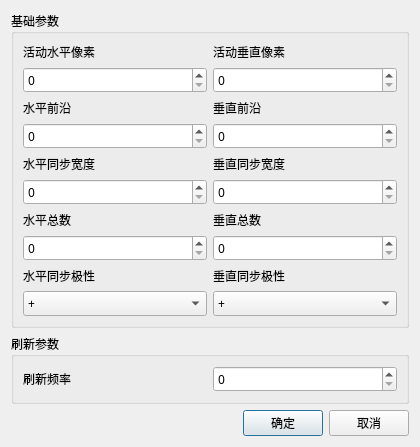
<?xml version="1.0" encoding="UTF-8"?>
<ui version="4.0">
 <class>BCSettingDeviceCustomResolutionDlg</class>
 <widget class="QDialog" name="BCSettingDeviceCustomResolutionDlg">
  <property name="geometry">
   <rect>
    <x>0</x>
    <y>0</y>
    <width>420</width>
    <height>430</height>
   </rect>
  </property>
  <property name="windowTitle">
   <string>Dialog</string>
  </property>
  <layout class="QVBoxLayout" name="verticalLayout">
   <item>
    <widget class="QGroupBox" name="groupBox">
     <property name="font">
      <font>
       <family>微软雅黑</family>
      </font>
     </property>
     <property name="title">
      <string>基础参数</string>
     </property>
     <layout class="QGridLayout" name="gridLayout">
      <item row="0" column="0">
       <widget class="QLabel" name="label">
        <property name="text">
         <string>活动水平像素</string>
        </property>
       </widget>
      </item>
      <item row="3" column="0">
       <widget class="QSpinBox" name="m_pPreWSpinBox"/>
      </item>
      <item row="0" column="1">
       <widget class="QLabel" name="label_2">
        <property name="text">
         <string>活动垂直像素</string>
        </property>
       </widget>
      </item>
      <item row="5" column="0">
       <widget class="QSpinBox" name="m_pSyncWSpinBox"/>
      </item>
      <item row="4" column="0">
       <widget class="QLabel" name="label_5">
        <property name="text">
         <string>水平同步宽度</string>
        </property>
       </widget>
      </item>
      <item row="2" column="1">
       <widget class="QLabel" name="label_4">
        <property name="text">
         <string>垂直前沿</string>
        </property>
       </widget>
      </item>
      <item row="1" column="0">
       <widget class="QSpinBox" name="m_pLiveWSpinBox">
        <property name="maximum">
         <number>3840</number>
        </property>
       </widget>
      </item>
      <item row="2" column="0">
       <widget class="QLabel" name="label_3">
        <property name="text">
         <string>水平前沿</string>
        </property>
       </widget>
      </item>
      <item row="1" column="1">
       <widget class="QSpinBox" name="m_pLiveHSpinBox">
        <property name="maximum">
         <number>2160</number>
        </property>
       </widget>
      </item>
      <item row="3" column="1">
       <widget class="QSpinBox" name="m_pPreHSpinBox"/>
      </item>
      <item row="4" column="1">
       <widget class="QLabel" name="label_6">
        <property name="text">
         <string>垂直同步宽度</string>
        </property>
       </widget>
      </item>
      <item row="6" column="1">
       <widget class="QLabel" name="label_8">
        <property name="text">
         <string>垂直总数</string>
        </property>
       </widget>
      </item>
      <item row="7" column="1">
       <widget class="QSpinBox" name="m_pTotalHSpinBox">
        <property name="maximum">
         <number>2160</number>
        </property>
       </widget>
      </item>
      <item row="8" column="0">
       <widget class="QLabel" name="label_9">
        <property name="text">
         <string>水平同步极性</string>
        </property>
       </widget>
      </item>
      <item row="6" column="0">
       <widget class="QLabel" name="label_7">
        <property name="text">
         <string>水平总数</string>
        </property>
       </widget>
      </item>
      <item row="7" column="0">
       <widget class="QSpinBox" name="m_pTotalWSpinBox">
        <property name="maximum">
         <number>3840</number>
        </property>
       </widget>
      </item>
      <item row="5" column="1">
       <widget class="QSpinBox" name="m_pSyncHSpinBox"/>
      </item>
      <item row="8" column="1">
       <widget class="QLabel" name="label_10">
        <property name="text">
         <string>垂直同步极性</string>
        </property>
       </widget>
      </item>
      <item row="9" column="0">
       <widget class="QComboBox" name="m_pPolarityWCombBox">
        <item>
         <property name="text">
          <string>+</string>
         </property>
        </item>
        <item>
         <property name="text">
          <string>-</string>
         </property>
        </item>
       </widget>
      </item>
      <item row="9" column="1">
       <widget class="QComboBox" name="m_pPolarityHCombBox">
        <item>
         <property name="text">
          <string>+</string>
         </property>
        </item>
        <item>
         <property name="text">
          <string>-</string>
         </property>
        </item>
       </widget>
      </item>
     </layout>
    </widget>
   </item>
   <item>
    <widget class="QGroupBox" name="groupBox_2">
     <property name="font">
      <font>
       <family>微软雅黑</family>
      </font>
     </property>
     <property name="title">
      <string>刷新参数</string>
     </property>
     <layout class="QHBoxLayout" name="horizontalLayout">
      <item>
       <widget class="QLabel" name="label_11">
        <property name="text">
         <string>刷新频率</string>
        </property>
       </widget>
      </item>
      <item>
       <widget class="QSpinBox" name="m_pHertzSpinBox"/>
      </item>
     </layout>
    </widget>
   </item>
   <item>
    <spacer name="verticalSpacer">
     <property name="orientation">
      <enum>Qt::Vertical</enum>
     </property>
     <property name="sizeHint" stdset="0">
      <size>
       <width>20</width>
       <height>13</height>
      </size>
     </property>
    </spacer>
   </item>
   <item>
    <layout class="QHBoxLayout" name="horizontalLayout_2">
     <item>
      <spacer name="horizontalSpacer">
       <property name="orientation">
        <enum>Qt::Horizontal</enum>
       </property>
       <property name="sizeHint" stdset="0">
        <size>
         <width>40</width>
         <height>20</height>
        </size>
       </property>
      </spacer>
     </item>
     <item>
      <widget class="QPushButton" name="m_pOKBtn">
       <property name="font">
        <font>
         <family>微软雅黑</family>
        </font>
       </property>
       <property name="text">
        <string>确定</string>
       </property>
      </widget>
     </item>
     <item>
      <widget class="QPushButton" name="m_pCancelBtn">
       <property name="font">
        <font>
         <family>微软雅黑</family>
        </font>
       </property>
       <property name="text">
        <string>取消</string>
       </property>
      </widget>
     </item>
    </layout>
   </item>
  </layout>
 </widget>
 <resources/>
 <connections/>
</ui>
